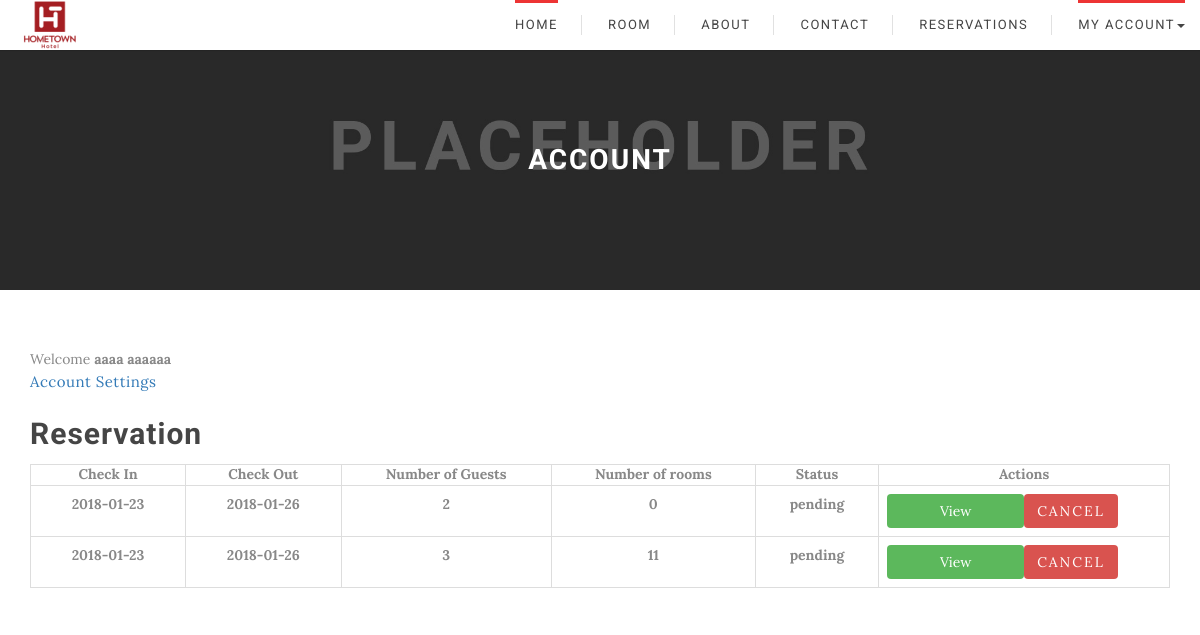
Page /GuestDashboard.php (signed in) on the earlier database version.
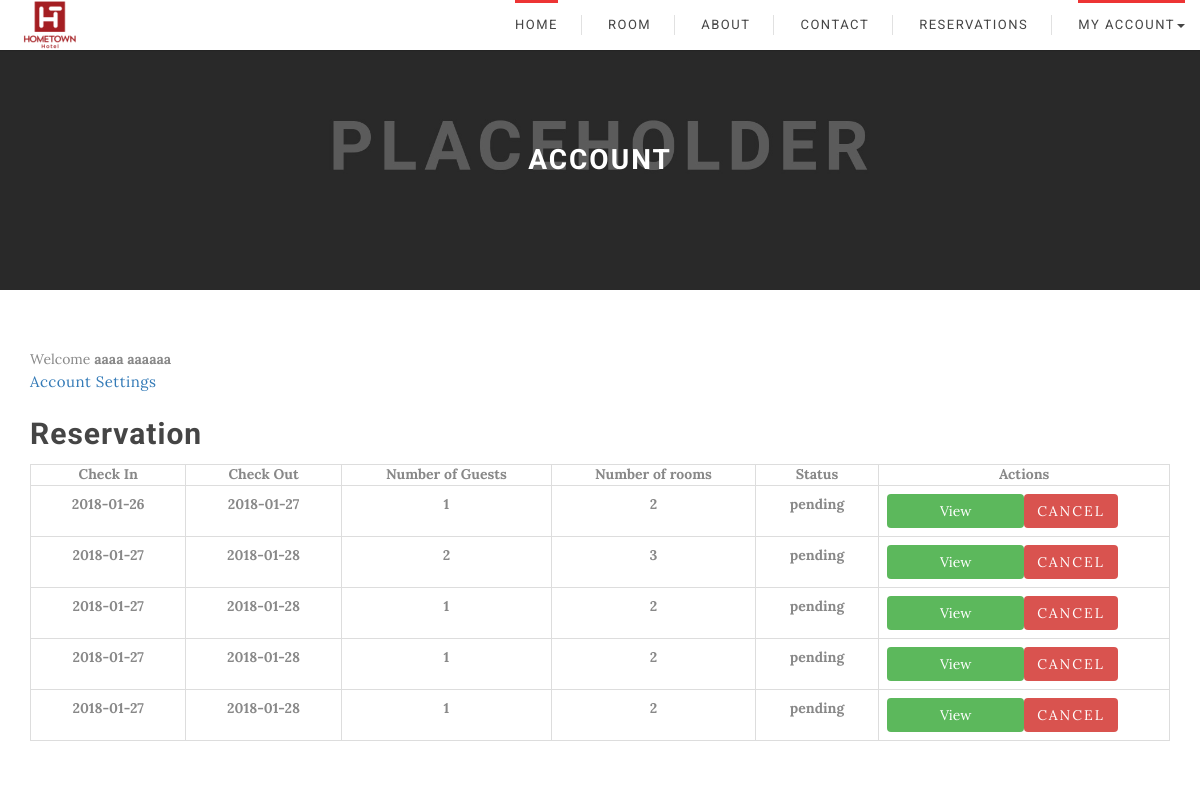
Same page on the later database version.
### tables this page shows
CREATE TABLE `reservation_masterfile` (
  `reservation_id` int(11) NOT NULL,
  `guest_id` int(11) NOT NULL,
  `room_id` int(11) NOT NULL,
  `checkindate` date NOT NULL,
  `checkoutdate` date NOT NULL,
  `number_guest` int(11) NOT NULL,
  `room_number` int(11) NOT NULL
);

### GuestDashboard.php (the view, shortened to what this page needs)
  <?php
  include_once 'db.php';
  include_once 'header.php';
  ?>
<body>
 <header>
  <nav class="navbar rq-header-main-menu navbar-fixed-top" role="navigation">
    <div class="container-fluid">
      <div class="navbar-header">
        <a class="navbar-brand" href="index.php"><img class="logo" src="HometownLogo.png" alt="Hometown"></a>
      </div>
      <div id="nav-menu" class="navbar-collapse rq-menu-wrapper collapse navbar-right" role="navigation">
        <ul class="nav navbar-nav rq-menus">
          <li class="active">
            <a href="HomepageFinal.php">Home</a>
          </li>
          <li>
            <a href="Rooms.php">Room</a>
            </li>
            <li>
              <a href="about-us.html">About</a>
            </li>
            <li>
              <a href="contact.html">Contact</a>
            </li>
            <li>
              <a href="Step1.php">Reservations</a>
            </li>
            <?php if(isset($_SESSION['login'])){  ?>
            <li class="active dropdown">
              <a class="dropdown-toggle" data-toggle="dropdown" href="#" aria-expanded = "false">
                MY ACCOUNT<span class="caret"></span>
              </a>
            </li>
            <?php } else { ?>
            <li><a href="login.php">LOGIN</a></li>
            <?php } ?>
          </ul>
        </div>
  </header>
  <div class="rq-checkout-banner">
    <div class="rq-checkout-banner-mask">
      <div class="container">
        <div class="rq-checkout-banner-text">
          <div class="rq-checkout-banner-text-middle">
            <h1>Account</h1>
          </div>
        </div>
      </div>
    </div>
  </div>
  <div class = "container" style = "margin-top: 5%">
    <div class = "row">
      <div class = "col-lg-12 col-md-12 col-sm-12">
        <div class = "blogArchive_area">
          <div class = "single_archiveblog wow fadeInDown animated" style = "visibility: visible; animation-name: fadeInDown;">
            <div>
              Welcome
              <b>
                <?php echo "{$_SESSION['firstname']} {$_SESSION['lastname']}"; ?>
                <b>
                  <p stlye = "text-align:right;">
                    <a href="account.php">Account Settings</a>
                  </p>
                  <h2> Reservation </h2>
                  <table class = "table table-bordered">
                    <thead>
                      <tr>
                        <th>Check In</th>
                        <th>Check Out</th>
                        <th>Number of Guests</th>
                        <th>Number of rooms</th>
                        <th>Status</th>
                        <th>Actions</th>
                      </tr>
                    </thead>
                    <?php $fetch_reservations = mysqli_query($conn, "SELECT * FROM reservation_masterfile WHERE guest_id = {$_SESSION['guest_ID']}");
                    while($row = mysqli_fetch_assoc($fetch_reservations)){ ?>
                    <tbody>
                      <tr>
                        <td align = "center"><?= $row['checkindate'] ?></td>
                        <td align = "center"><?= $row['checkoutdate'] ?></td>
                        <td align = "center"><?= $row['number_guest'] ?></td>
                        <td align ='center'><?= $row['room_number'] ?></td>
                        <td align = "center">pending</td>
                        <td>
                          <a href="summary.php?code=<?= $row['reservation_id']?>" class="btn btn-sm btn-success" style="display:inline-block !imporatant; width:50%; float:left;">View</a>
                          <form method="post" style="display:inline-block !imporatant; width:50%; float:left;">
                            <button name="cancel" type = 'submit' class="btn btn-sm btn-danger">Cancel</button>
                          </form>
                        </td>
                      </tr>
                    </tbody>
                    <?php } ?>
                  </b>
                </b>
              </div>
            </body>
            </html>

### header.php (shortened to what this page needs)
<!DOCTYPE html>
<html lang="en">
<head>
  <link rel="stylesheet" href="css/owl.carousel.css">
  <link rel="stylesheet" href="css/jquery-ui.css">
  <link rel="stylesheet" href="css/jquery-ui.structure.css">
  <link rel="stylesheet" href="css/jquery-ui.theme.min.css">
  <link rel="stylesheet" href="css/jquery.timepicker.css">
  <link rel="stylesheet" href="css/jquery.countdown.css">
  <link rel="stylesheet" href="css/flexslider.css">
  <link rel="stylesheet" href="css/red.css">
  <link rel="stylesheet" href="css/select2.css">
  <link rel="stylesheet" href="css/jquery.raty.css" />
  <link rel="stylesheet" href="css/hotel.style1.css">
</head>

### GuestDashboard.php (style rules this page uses)
.navbar-brand { margin-top: -22px; margin-right: 5px; }
.table-bordered { border: 1px solid #ddd; }
.table { width: 100%; max-width: 100%; margin-bottom: 20px; }
table { background-color: transparent; }
table { border-spacing: 0; border-collapse: collapse; }
.table-bordered>thead>tr>th { border-bottom-width: 2px; }
.table-bordered>thead>tr>th { border: 1px solid #ddd; }
.btn { border-radius: 0px; margin-bottom: 5px; -webkit-transition: all 0.5s; -o-transition: all 0.5s; transition: all 0.5s; }
.btn-sm { padding: 5px 10px; font-size: 12px; line-height: 1.5; border-radius: 3px; }
.btn-success { color: #fff; background-color: #5cb85c; border-color: #4cae4c; }
.btn { display: inline-block; padding: 6px 12px; margin-bottom: 0; font-size: 14px; font-weight: 400; line-height: 1.42857143; text-align: center; white-space: nowrap; vertical-align: middle; -ms-touch-action: manipulation; touch-action: manipulation; cursor: pointer; -webkit-user-select: none; -moz-user-select: none; -ms-user-select: none; user-select: none; background-image: none; border: 1px solid transparent; border-radius: 4px; }
.table-bordered>tbody>tr>td { border: 1px solid #ddd; }
.table>tbody>tr>td { padding: 8px; line-height: 1.42857143; vertical-align: top; border-top: 1px solid #ddd; }

Differences in the rows shown:
removed reservation_masterfile: checkindate "2018-01-23", checkoutdate "2018-01-26", number_guest "2", room_number "0"
removed reservation_masterfile: checkindate "2018-01-23", checkoutdate "2018-01-26", number_guest "3", room_number "11"
added reservation_masterfile: checkindate "2018-01-26", checkoutdate "2018-01-27", number_guest "1", room_number "2"
added reservation_masterfile: checkindate "2018-01-27", checkoutdate "2018-01-28", number_guest "2", room_number "3"
added reservation_masterfile: checkindate "2018-01-27", checkoutdate "2018-01-28", number_guest "1", room_number "2"
added reservation_masterfile: checkindate "2018-01-27", checkoutdate "2018-01-28", number_guest "1", room_number "2"
added reservation_masterfile: checkindate "2018-01-27", checkoutdate "2018-01-28", number_guest "1", room_number "2"
